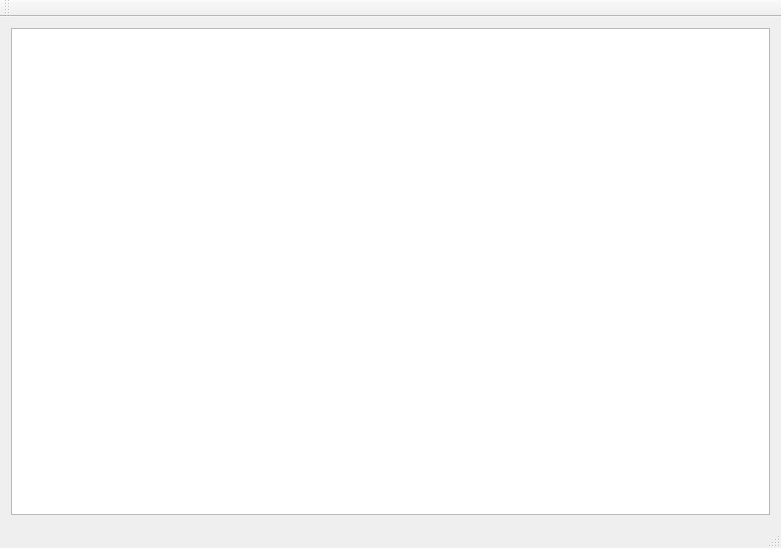
<?xml version="1.0" encoding="UTF-8"?>
<ui version="4.0">
 <class>MainWindow</class>
 <widget class="QMainWindow" name="MainWindow">
  <property name="geometry">
   <rect>
    <x>0</x>
    <y>0</y>
    <width>781</width>
    <height>548</height>
   </rect>
  </property>
  <property name="windowTitle">
   <string>MainWindow</string>
  </property>
  <widget class="QWidget" name="centralWidget">
   <layout class="QHBoxLayout" name="horizontalLayout">
    <item>
     <widget class="QTableView" name="tableView"/>
    </item>
   </layout>
  </widget>
  <widget class="QMenuBar" name="menuBar">
   <property name="geometry">
    <rect>
     <x>0</x>
     <y>0</y>
     <width>781</width>
     <height>20</height>
    </rect>
   </property>
  </widget>
  <widget class="QToolBar" name="mainToolBar">
   <attribute name="toolBarArea">
    <enum>TopToolBarArea</enum>
   </attribute>
   <attribute name="toolBarBreak">
    <bool>false</bool>
   </attribute>
  </widget>
  <widget class="QStatusBar" name="statusBar"/>
 </widget>
 <layoutdefault spacing="6" margin="11"/>
 <resources/>
 <connections/>
</ui>
